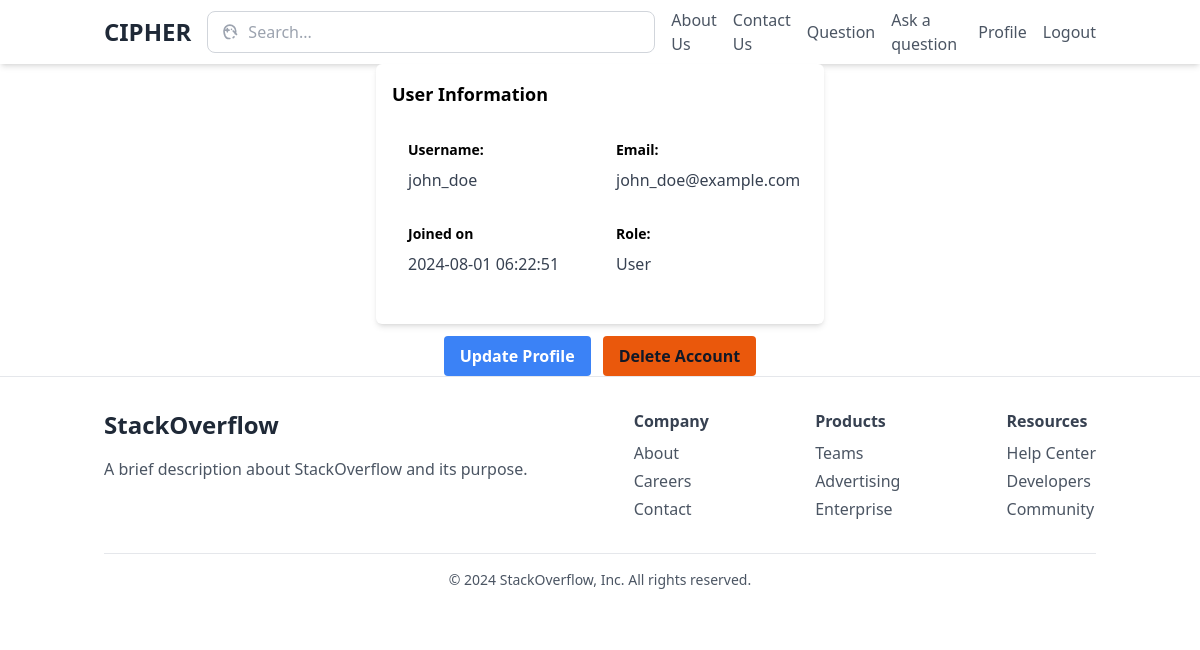
/user/profile (signed in), run on the app's committed database.
### tables this page shows
CREATE TABLE IF NOT EXISTS `Users` (
  `user_id` int NOT NULL AUTO_INCREMENT,
  `username` varchar(50) NOT NULL,
  `email` varchar(100) NOT NULL,
  `password` varchar(255) NOT NULL,
  `created_at` timestamp NULL DEFAULT CURRENT_TIMESTAMP,
  `updated_at` timestamp NULL DEFAULT CURRENT_TIMESTAMP ON UPDATE CURRENT_TIMESTAMP,
  `role_id` int DEFAULT '2',
  `image_path` varchar(50) DEFAULT NULL,
  PRIMARY KEY (`user_id`),
  UNIQUE KEY `username` (`username`),
  UNIQUE KEY `email` (`email`),
  KEY `role_id` (`role_id`),
  CONSTRAINT `Users_ibfk_1` FOREIGN KEY (`role_id`) REFERENCES `Roles` (`role_id`) ON DELETE CASCADE ON UPDATE CASCADE
);

### core/Controller.php (called while the page is built, shortened)
<?php
class Controller {
    public function view($view, $data = []) {
        require_once 'app/views/' . $view . '.html.php';
    }
}

### app/controllers/UserController.php (called while the page is built, shortened)
<?php
class UserController extends Controller {
    private $usermodel;
    public function __construct() {
        $this->usermodel = new User();
    }
    public function profile() {
        $user = $this->usermodel->getUserById($_SESSION['user_id']);
        $this->view('user/profile', $user);
    }
}

### core/Router.php (called while the page is built, shortened)
<?php
class Router {
    protected $method = 'index';
    public function __construct() {
        $url = $this->parseUrl();
        if (empty($url)) {
            $this->controller = 'HomeController';
        } else {
            if (file_exists('app/controllers/' . ucwords($url[0]) . 'Controller.php')) {
                unset($url[0]);
            }
        }
        $this->controller = new $this->controller;
        if (isset($url[1])) {
            if (method_exists($this->controller, $url[1])) {
                $this->method = $url[1];
                unset($url[1]);
            } else {
                throw new \Exception('The controller class does not have the specified method.');
            }
        } else if (method_exists($this->controller, 'index')) {
            $this->method = 'index';
        } else {
            throw new \Exception('The controller class does not have an index method.');
        }
        $this->params = $url ? array_values($url) : [];
        call_user_func_array([$this->controller, $this->method], $this->params);
    }
    public function parseUrl() {
        if (isset($_GET['url'])) {
            return explode('/', filter_var(rtrim($_GET['url'], '/'), FILTER_SANITIZE_URL));
        }
    }
}

### index.php (called while the page is built, shortened)
<?php
require_once 'core/Router.php';
require_once 'core/Controller.php';
require_once 'core/Database.php';
require_once 'core/Model.php';
$router = new Router();
?>

### core/database.php (called while the page is built, shortened)
<?php
class Database {
    private $host = DB_HOST;
    private $user = DB_USER;
    private $pass = DB_PASS;
    private $dbname = DB_NAME;
    private $dbport = DB_PORT;
    private $dbh;
    private $stmt;
    public function __construct() {
        $dsn = 'mysql:host=' . $this->host .';port=' . $this->dbport .';dbname=' . $this->dbname. ';charset=utf8';
        $options = array(
            PDO::ATTR_PERSISTENT => true,
            PDO::ATTR_ERRMODE => PDO::ERRMODE_EXCEPTION
        );
        try {
            $this->dbh = new PDO($dsn, $this->user, $this->pass, $options);
        } catch (PDOException $e) {
            $this->error = $e->getMessage();
            echo $this->error;
        }
    }
    public function query($sql) {
        $this->stmt = $this->dbh->prepare($sql);
    }
    public function execute() {
        return $this->stmt->execute();
    }
    public function single() {
        $this->execute();
        return $this->stmt->fetch(PDO::FETCH_OBJ);
    }
}

### app/models/user.php (called while the page is built, shortened)
<?php
class User extends Model
{
    public function getUserbyId($id){
        $this->db->query("SELECT user_id, username, email,created_at,updated_at,role_id  FROM Users WHERE user_id = $id");
        return $this->db->single();
    }
}

### core/Model.php (called while the page is built, shortened)
<?php
class Model {
    public function __construct() {
        $this->db = new Database();
    }
}

### app/views/user/profile.html.php (the view)
<?php
require_once 'app/views/partials/head.php';
require_once 'app/views/partials/nav.php';
?>
<?php $user = json_decode(json_encode($data),true);
?>
<div class="max-w-md mx-auto p-4 bg-white rounded-md shadow-md">
  <h2 class="text-lg font-bold mb-4">User Information</h2>
  <div class="flex flex-wrap mb-4">
    <div class="w-full md:w-1/2 xl:w-1/3 p-4">
      <h3 class="text-sm font-bold mb-2">Username:</h3>
      <p class="text-gray-700"><?= $user['username'] ?></p>
    </div>
    <div class="w-full md:w-1/2 xl:w-1/3 p-4">
      <h3 class="text-sm font-bold mb-2">Email:</h3>
      <p class="text-gray-700"><?= $user['email']?></p>
    </div>
    <div class="w-full md:w-1/2 xl:w-1/3 p-4">
      <h3 class="text-sm font-bold mb-2">Joined on</h3>
      <p class="text-gray-700"><?= $user['created_at'] ?></p>
    </div>
    <div class="w-full md:w-1/2 xl:w-1-3 p-4">
      <h3 class="text-sm font-bold mb-2">Role:</h3>
      <p class="text-gray-700"><?php if ($user['role_id'] == 1) {echo 'Admin';} else {echo 'User';} ?></p>
  </div>
  </div>
</div>
<div class="mt-3 flex justify-center">
  <a href="<?php echo URLROOT.'/user/edit/'.$user['user_id']; ?>" class="bg-blue-500 hover:bg-blue-700 text-white font-bold py-2 px-4 rounded">Update Profile</a>
  <a href="<?php echo URLROOT.'/user/delete'.$user['user_id']; ?>" class="bg-orange-600 hover:bg-red-700 text-gray-900 font-bold py-2 px-4 rounded ml-3">Delete Account</a>
</div>
<?php
require_once 'app/views/partials/footer.php';
?>

### data on the page
users: username "john_doe", email "john_doe@example.com", created_at "2024-08-01 06:22:51"
